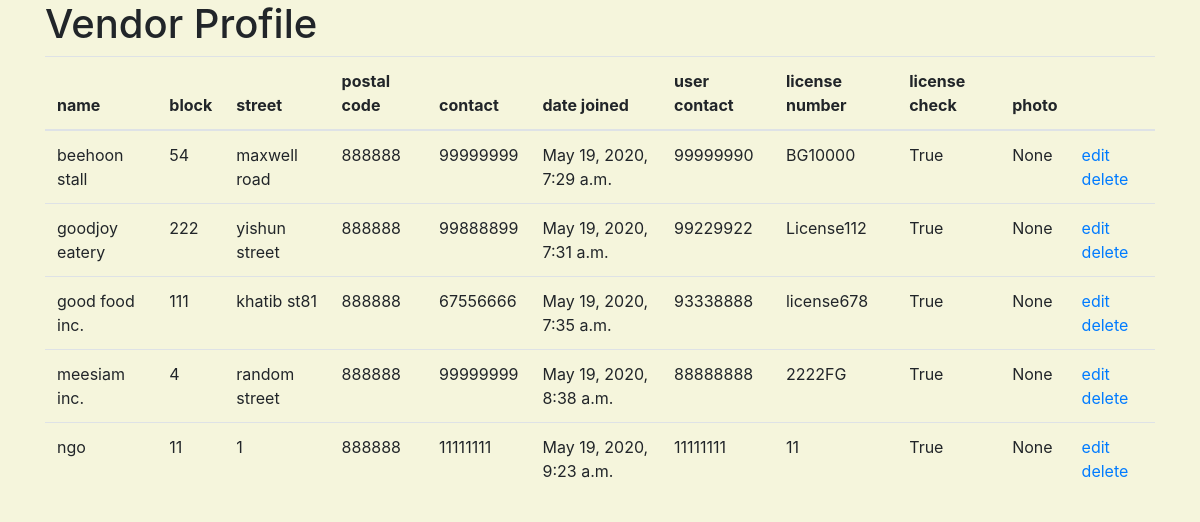
The page /vendor/profile/ (signed in) on the database as committed earlier.
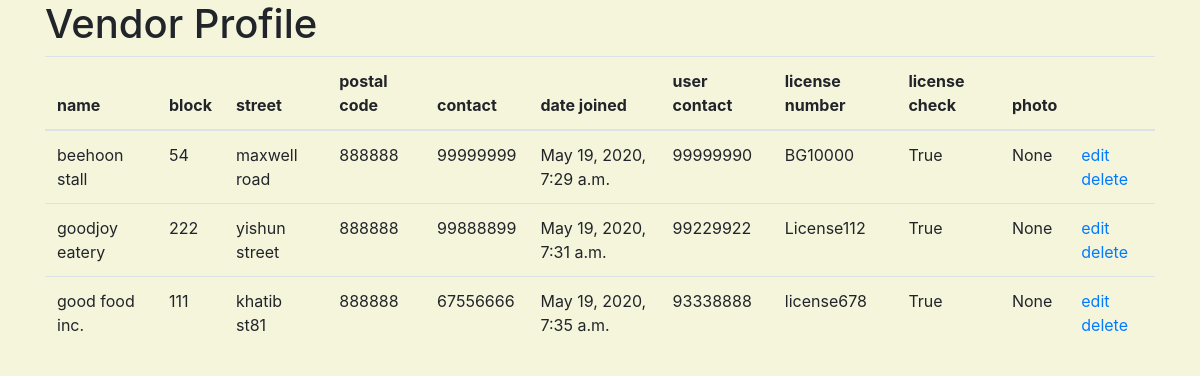
The same page on the database as committed later.
### vendor/models.py (models this page shows, shortened)
class Vendor(models.Model):
    category = models.ManyToManyField(Category)
    postal_code = models.ForeignKey(Postal, null=True, blank=False, on_delete=models.SET_NULL)
    name = models.CharField( max_length=100, null=False, blank=False)
    block = models.PositiveSmallIntegerField( null=False, blank=False)
    street = models.CharField(max_length=254, null=False, blank=False)
    contact = models.PositiveIntegerField(validators=[MinValueValidator(10000000), MaxValueValidator(99999999)], null=False, blank=False)
    date_joined = models.DateTimeField(auto_now_add=True)
    user = models.ForeignKey(User, null=True, on_delete=models.SET_NULL)
    user_contact = models.PositiveIntegerField(validators=[MinValueValidator(10000000), MaxValueValidator(99999999)], null=False, blank=False)
    license_number = models.CharField(max_length=10, null=False, blank=False)
    license_check = models.BooleanField(default=False)
    photo_url=models.URLField(max_length=1024, null=True, blank=True)

### location/models.py (models this page shows)
class Postal(models.Model):
    postal_code = models.PositiveIntegerField(validators=[MinValueValidator(10000), MaxValueValidator(999999)], null=False, blank=False)
    def __str__(self):
        return str(self.postal_code)

### vendor/views.py (the view)
# urls.py: path('profile/', vendor.views.view_vendor_profile, name='view_vendor_profile_route'),
@login_required
def view_vendor_profile(request):
    vendor_profile = Vendor.objects.filter(user=request.user)
    return render(request, "vendor/vendor_profile.html", {
            "vendor_profile": vendor_profile
    })

### vendor/templates/vendor/vendor_profile.html (shortened to what this page needs)
{% extends 'base_template.html' %}
{%block content%}
<h1> Vendor Profile </h1>
    <table class="table">
        <tr>
            <thead>
                <th>name</th>
                <th>block</th>
                <th>street</th>
                <th>postal code</th>
                <th> contact </th>
                <th> date joined </th>
                <th> user contact </th>
                <th> license number </th>
                <th> license check </th>
                <th> photo </th>
                <th> &nbsp; </th>
            </thead>
        </tr>
        {%for j in vendor_profile %}
            <tr>
                <td> {{j.name}} </td>
                <td> {{j.block}} </td>
                <td> {{j.street}} </td>
                <td> {{j.postal_code}} </td>
                <td> {{j.contact}} </td>
                <td> {{j.date_joined}} </td>
                <td> {{j.user_contact}} </td>
                <td> {{j.license_number}} </td>
                <td> {{j.license_check}} </td>
                <td> {{j.photo_url}} </td>
                <td> <a href="{% url 'edit_vendor_profile_route' vendor_profile_id=j.id %}"> edit</a>
                    <a href="{% url 'delete_vendor_profile_route' vendor_profile_id=j.id %}">delete</a>
                </td>
            </tr>
        {%endfor%}
    </table>
{%endblock%}

### templates/base_template.html (shortened to what this page needs)
{% load static %}
<!doctype html>
<html lang="en">
  <head>
    <link rel="stylesheet" href="https://stackpath.bootstrapcdn.com/bootstrap/4.4.1/css/bootstrap.min.css">
    <link rel="stylesheet" href="{% static 'style.css' %}">
  </head>
  <body>
    <div class="container">
    {%block content%} {%endblock%}
    </div>
  </body>
</html>

### static/style.css (style rules this page uses)
body { background-color: beige; }

Rows that differ between the two databases and show on the page:
removed Vendor: name "meesiam inc.", block "4", street "random street", postal_code "888888", contact "99999999", date_joined "May 19, 2020, 8:38 a.m.", user_contact "88888888", license_number "2222FG", license_check "True", photo_url "None"
removed Vendor: name "ngo", block "11", street "1", postal_code "888888", contact "11111111", date_joined "May 19, 2020, 9:23 a.m.", user_contact "11111111", license_number "11", license_check "True", photo_url "None"
